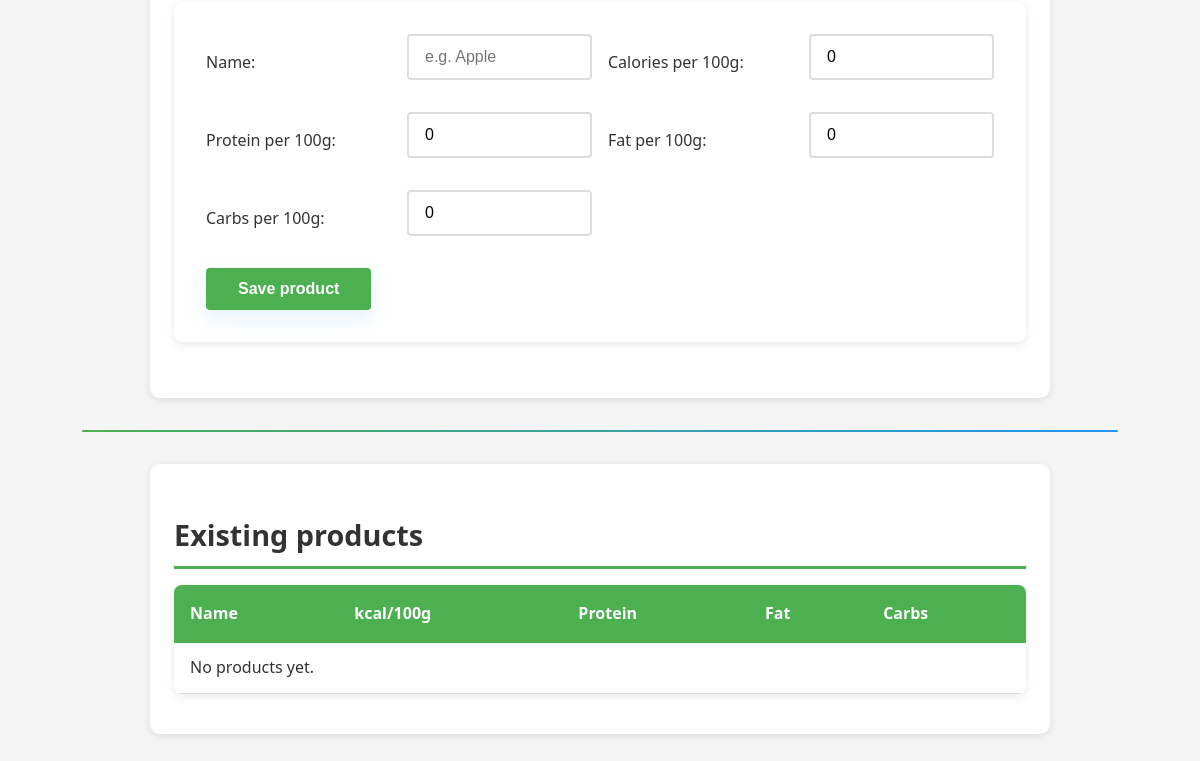
The page /nutrition/products/ (signed in, lower part) on the database as committed earlier.
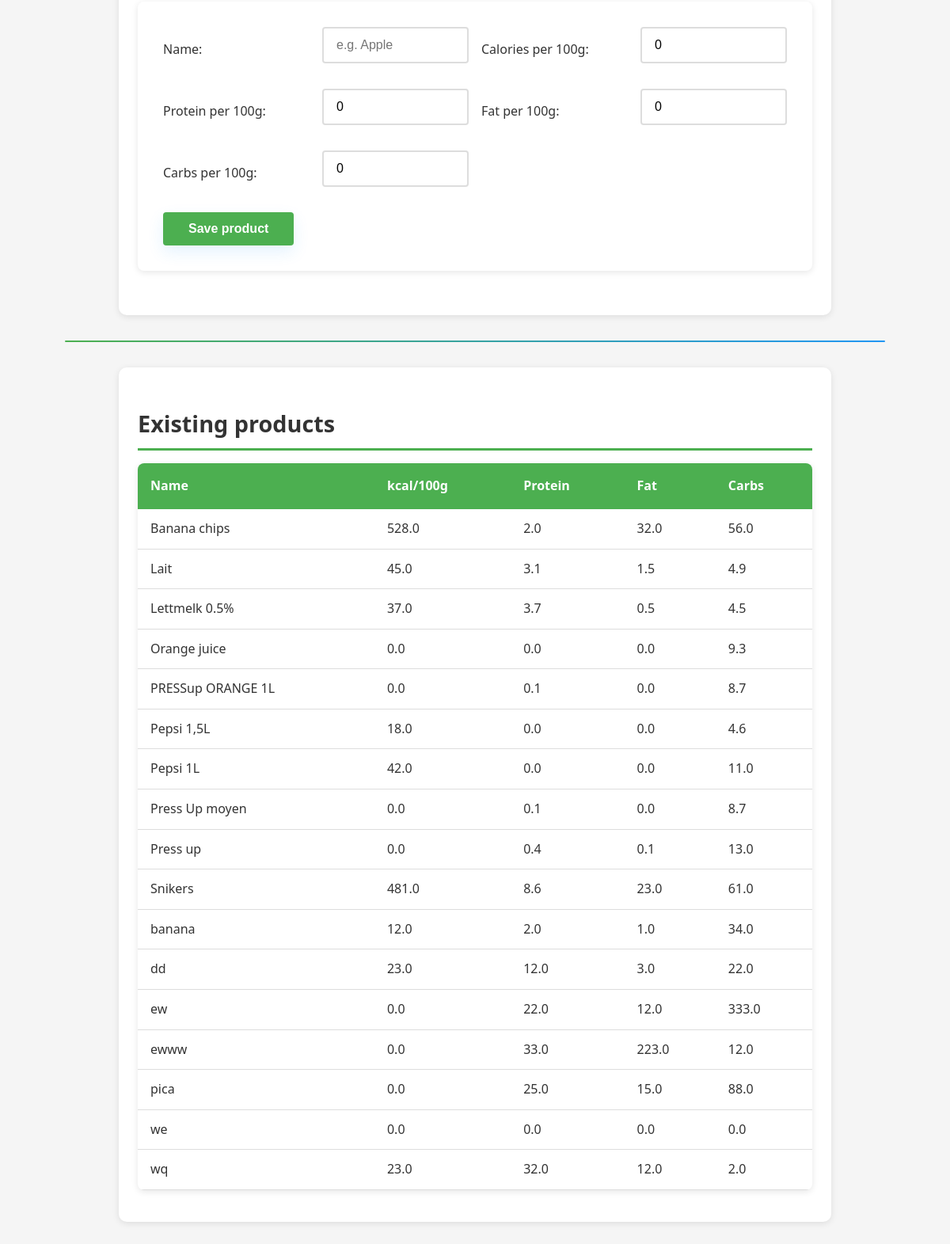
The same page on the database as committed later.
### nutrition/models.py (models this page shows, shortened)
class Product(models.Model):
    name = models.CharField(max_length=200)
    calories_per_100g = models.FloatField(default=0)  # kcal per 100 g
    protein_per_100g = models.FloatField(default=0)   # g per 100 g
    fat_per_100g = models.FloatField(default=0)       # g per 100 g
    carbs_per_100g = models.FloatField(default=0)     # g per 100 g

### nutrition/views.py (the view)
# urls.py: path('products/', views.products, name='products'),
@user_passes_test(_is_staff)
def products(request):
    qs = Product.objects.all().order_by('name')
    if request.method == 'POST':
        form = ProductForm(request.POST)
        if form.is_valid():
            form.save()
            messages.success(request, "Product saved.")
            return redirect('nutrition:products')
    else:
        form = ProductForm()
    return render(request, 'nutrition/products.html', {
        'products': qs,
        'form': form,
    })

### nutrition/forms.py
class ProductForm(forms.ModelForm):
    class Meta:
        model = Product
        fields = ['name', 'calories_per_100g', 'protein_per_100g', 'fat_per_100g', 'carbs_per_100g']
        widgets = {
            'name': forms.TextInput(attrs={'placeholder': 'e.g. Apple', 'class': 'form-input'}),
            'calories_per_100g': forms.NumberInput(attrs={'step': '0.1', 'class': 'form-input'}),
            'protein_per_100g': forms.NumberInput(attrs={'step': '0.1', 'class': 'form-input'}),
            'fat_per_100g': forms.NumberInput(attrs={'step': '0.1', 'class': 'form-input'}),
            'carbs_per_100g': forms.NumberInput(attrs={'step': '0.1', 'class': 'form-input'}),
        }

### nutrition/views.py (called while the page is built)
def _is_staff(user):
    return user.is_authenticated and user.is_staff

### nutrition/templates/nutrition/products.html (shortened to what this page needs)
{% load i18n %}
{% load static %}
<!DOCTYPE html>
<html>
<head>
  <link rel="stylesheet" href="{% static 'nutrition/style.css' %}">
</head>
<body>
<div id="root">
  <div class="card" style="max-width: 900px; margin: 0 auto;">
    <form method="post">
      <div style="display:grid; grid-template-columns: repeat(auto-fit,minmax(180px,1fr)); gap:1rem;">
        {{ form.name.label_tag }} {{ form.name }}
        {{ form.calories_per_100g.label_tag }} {{ form.calories_per_100g }}
        {{ form.protein_per_100g.label_tag }} {{ form.protein_per_100g }}
        {{ form.fat_per_100g.label_tag }} {{ form.fat_per_100g }}
        {{ form.carbs_per_100g.label_tag }} {{ form.carbs_per_100g }}
      </div>
      <button type="submit" class="btn btn-primary" style="margin-top:1rem;">{% trans "Save product" %}</button>
    </form>
  </div>
  <hr>
  <div class="card" style="max-width: 900px; margin: 0 auto;">
    <h2>{% trans "Existing products" %}</h2>
    <table>
      <thead>
        <tr><th>{% trans "Name" %}</th><th>{% trans "kcal/100g" %}</th><th>{% trans "Protein" %}</th><th>{% trans "Fat" %}</th><th>{% trans "Carbs" %}</th></tr>
      </thead>
      <tbody>
        {% for p in products %}
          <tr>
            <td>{{ p.name }}</td>
            <td>{{ p.calories_per_100g }}</td>
            <td>{{ p.protein_per_100g }}</td>
            <td>{{ p.fat_per_100g }}</td>
            <td>{{ p.carbs_per_100g }}</td>
          </tr>
        {% empty %}
          <tr><td colspan="5">{% trans "No products yet." %}</td></tr>
        {% endfor %}
      </tbody>
    </table>
  </div>
</div>
</body>
</html>

### nutrition/templates/nutrition/partials/nav.html (shortened to what this page needs)
{% load i18n %}

### nutrition/static/nutrition/style.css (style rules this page uses)
:root { --primary-color: #4CAF50; --secondary-color: #2196F3; --accent-color: #FF9800; --bg-color: #f5f5f5; --card-bg: #ffffff; --text-color: #333; --text-light: #666; --border-color: #ddd; --shadow: 0 2px 8px rgba(0, 0, 0, 0.1); --shadow-hover: 0 8px 16px rgba(0, 0, 0, 0.15); }
* { margin: 0; padding: 0; box-sizing: border-box; }
html, body { height: 100%; font-family: 'Segoe UI', Tahoma, Geneva, Verdana, sans-serif; background-color: var(--bg-color); color: var(--text-color); }
body { line-height: 1.6; }
#root { max-width: 1100px; margin: 1.25rem auto; padding: 2rem; min-height: 100vh; }
h1, h2, h3 { margin: 1.5rem 0 1rem; color: var(--text-color); }
h2 { font-size: 1.8rem; border-bottom: 3px solid var(--primary-color); padding-bottom: 0.5rem; }
form { background: var(--card-bg); padding: 2rem; border-radius: 8px; box-shadow: var(--shadow); margin-bottom: 2rem; transition: all 300ms ease; }
form label { display: block; margin: 1rem 0 0.5rem; font-weight: 500; color: var(--text-color); }
form input[type="text"], form input[type="email"], form input[type="password"], form input[type="number"], form select, form textarea { width: 100%; padding: 0.75rem 1rem; margin-bottom: 1rem; border: 2px solid var(--border-color); border-radius: 4px; font-size: 1rem; transition: all 300ms ease; }
form button, button[type="submit"] { background: var(--primary-color); color: white; padding: 0.75rem 2rem; border: none; border-radius: 4px; font-size: 1rem; font-weight: 600; cursor: pointer; transition: all 300ms ease; }
.btn { display: inline-block; padding: 0.6rem 1.1rem; border-radius: 8px; text-decoration: none; color: #fff; font-weight: 600; font-size: 0.95rem; border: none; cursor: pointer; transition: transform 200ms ease, box-shadow 200ms ease, opacity 200ms ease; box-shadow: 0 4px 10px rgba(0,0,0,0.08); }
.btn-primary { background: linear-gradient(135deg, var(--primary-color) 0%, var(--secondary-color) 100%); color: #fff; box-shadow: 0 8px 20px rgba(33,150,243,0.12); }
.card { background: var(--card-bg); padding: 1.5rem; border-radius: 10px; box-shadow: var(--shadow); margin-bottom: 1.5rem; max-width: 980px; margin-left: auto; margin-right: auto; }
hr { border: none; height: 2px; background: linear-gradient(90deg, var(--primary-color), var(--secondary-color)); margin: 2rem 0; border-radius: 1px; }
table { width: 100%; border-collapse: collapse; margin: 1rem 0; background: var(--card-bg); border-radius: 8px; overflow: hidden; box-shadow: var(--shadow); }
table th { background: var(--primary-color); color: white; padding: 1rem; text-align: left; font-weight: 600; }
table td { padding: 0.75rem 1rem; border-bottom: 1px solid var(--border-color); }
.card, form { animation: fadeIn 0.3s ease-out; }

Rows that differ between the two databases and show on the page:
added Product: name "Banana chips", calories_per_100g "528.0", protein_per_100g "2.0", fat_per_100g "32.0", carbs_per_100g "56.0"
added Product: name "Lait", calories_per_100g "45.0", protein_per_100g "3.1", fat_per_100g "1.5", carbs_per_100g "4.9"
added Product: name "Lettmelk 0.5%", calories_per_100g "37.0", protein_per_100g "3.7", fat_per_100g "0.5", carbs_per_100g "4.5"
added Product: name "Orange juice", calories_per_100g "0.0", protein_per_100g "0.0", fat_per_100g "0.0", carbs_per_100g "9.3"
added Product: name "PRESSup ORANGE 1L", calories_per_100g "0.0", protein_per_100g "0.1", fat_per_100g "0.0", carbs_per_100g "8.7"
added Product: name "Pepsi 1,5L", calories_per_100g "18.0", protein_per_100g "0.0", fat_per_100g "0.0", carbs_per_100g "4.6"
added Product: name "Pepsi 1L", calories_per_100g "42.0", protein_per_100g "0.0", fat_per_100g "0.0", carbs_per_100g "11.0"
added Product: name "Press Up moyen", calories_per_100g "0.0", protein_per_100g "0.1", fat_per_100g "0.0", carbs_per_100g "8.7"
added Product: name "Press up", calories_per_100g "0.0", protein_per_100g "0.4", fat_per_100g "0.1", carbs_per_100g "13.0"
added Product: name "Snikers", calories_per_100g "481.0", protein_per_100g "8.6", fat_per_100g "23.0", carbs_per_100g "61.0"
added Product: name "banana", calories_per_100g "12.0", protein_per_100g "2.0", fat_per_100g "1.0", carbs_per_100g "34.0"
added Product: name "dd", calories_per_100g "23.0", protein_per_100g "12.0", fat_per_100g "3.0", carbs_per_100g "22.0"
added Product: name "ew", calories_per_100g "0.0", protein_per_100g "22.0", fat_per_100g "12.0", carbs_per_100g "333.0"
added Product: name "ewww", calories_per_100g "0.0", protein_per_100g "33.0", fat_per_100g "223.0", carbs_per_100g "12.0"
added Product: name "pica", calories_per_100g "0.0", protein_per_100g "25.0", fat_per_100g "15.0", carbs_per_100g "88.0"
added Product: name "we", calories_per_100g "0.0", protein_per_100g "0.0", fat_per_100g "0.0", carbs_per_100g "0.0"
added Product: name "wq", calories_per_100g "23.0", protein_per_100g "32.0", fat_per_100g "12.0", carbs_per_100g "2.0"
Other text that changed with them:
text no longer shown: "No products yet."
